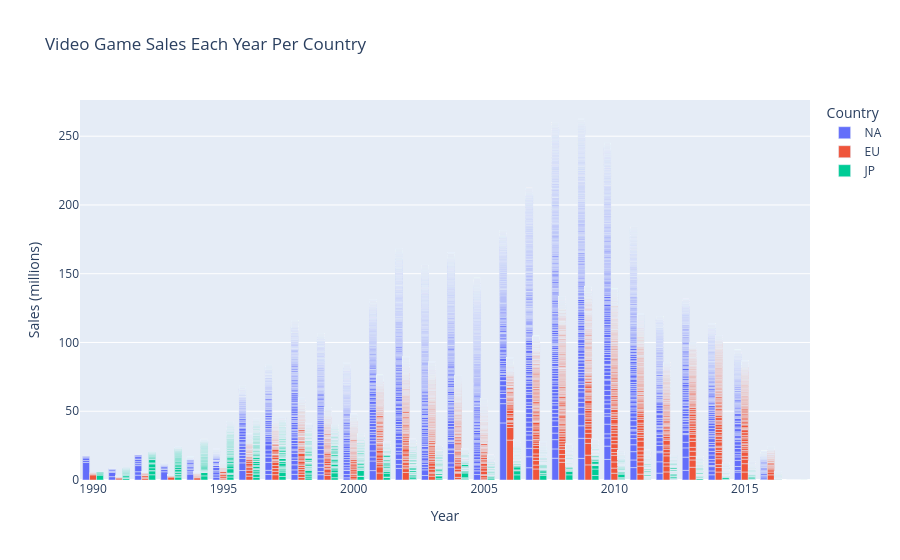

The notebook cell saved with this chart:
### Code cell
fig = px.bar(df_long,
             x='Year',
             y='Sales',
             color='Country',
             hover_name='Sales',
             barmode='group',
             title='Video Game Sales Each Year Per Country',
             labels={'Sales':'Sales (millions)'}
)
fig.show()

### Figure 1 — Plotly figure (JSON) as saved in the notebook; plotly's stock layout.template omitted (floating-point values rounded to 4 significant figures; data arrays with more than 128 entries replaced by an {"elided": "..."} marker saying what was removed)
{"data": [{"alignmentgroup": "True", "hovertemplate": "<b>%{hovertext}</b><br><br>Country=NA<br>Year=%{x}<br>Sales (millions)=%{y}<extra></extra>", "hovertext": {"elided": "9989 float values"}, "legendgroup": "NA", "marker": {"color": "#636efa", "pattern": {"shape": ""}}, "name": "NA", "offsetgroup": "NA", "orientation": "v", "showlegend": true, "textposition": "auto", "type": "bar", "x": {"elided": "9989 int values"}, "xaxis": "x", "y": {"elided": "9989 float values"}, "yaxis": "y"}, {"alignmentgroup": "True", "hovertemplate": "<b>%{hovertext}</b><br><br>Country=EU<br>Year=%{x}<br>Sales (millions)=%{y}<extra></extra>", "hovertext": {"elided": "9989 float values"}, "legendgroup": "EU", "marker": {"color": "#EF553B", "pattern": {"shape": ""}}, "name": "EU", "offsetgroup": "EU", "orientation": "v", "showlegend": true, "textposition": "auto", "type": "bar", "x": {"elided": "9989 int values"}, "xaxis": "x", "y": {"elided": "9989 float values"}, "yaxis": "y"}, {"alignmentgroup": "True", "hovertemplate": "<b>%{hovertext}</b><br><br>Country=JP<br>Year=%{x}<br>Sales (millions)=%{y}<extra></extra>", "hovertext": {"elided": "9989 float values"}, "legendgroup": "JP", "marker": {"color": "#00cc96", "pattern": {"shape": ""}}, "name": "JP", "offsetgroup": "JP", "orientation": "v", "showlegend": true, "textposition": "auto", "type": "bar", "x": {"elided": "9989 int values"}, "xaxis": "x", "y": {"elided": "9989 float values"}, "yaxis": "y"}], "layout": {"barmode": "group", "legend": {"title": {"text": "Country"}, "tracegroupgap": 0}, "title": {"text": "Video Game Sales Each Year Per Country"}, "xaxis": {"anchor": "y", "domain": [0, 1], "title": {"text": "Year"}}, "yaxis": {"anchor": "x", "domain": [0, 1], "title": {"text": "Sales (millions)"}}}}
